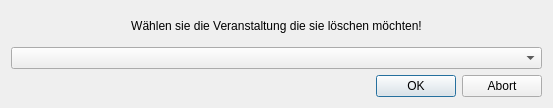
<?xml version="1.0" encoding="UTF-8"?>
<ui version="4.0">
 <class>Delete_Dialog</class>
 <widget class="QDialog" name="Delete_Dialog">
  <property name="geometry">
   <rect>
    <x>0</x>
    <y>0</y>
    <width>553</width>
    <height>108</height>
   </rect>
  </property>
  <property name="windowTitle">
   <string>TurnFix - Veranstaltung löschen</string>
  </property>
  <property name="windowIcon">
   <iconset resource="../../../../resources/TurnFix.qrc">
    <normaloff>:/appicons/icon.png</normaloff>:/appicons/icon.png</iconset>
  </property>
  <layout class="QGridLayout" name="gridLayout">
   <item row="0" column="0">
    <widget class="QLabel" name="label">
     <property name="text">
      <string>Wählen sie die Veranstaltung die sie löschen möchten!</string>
     </property>
     <property name="alignment">
      <set>Qt::AlignCenter</set>
     </property>
    </widget>
   </item>
   <item row="2" column="0">
    <widget class="QDialogButtonBox" name="bbx_done">
     <property name="standardButtons">
      <set>QDialogButtonBox::Abort|QDialogButtonBox::Ok</set>
     </property>
    </widget>
   </item>
   <item row="1" column="0">
    <widget class="QComboBox" name="cmb_events"/>
   </item>
  </layout>
 </widget>
 <resources>
  <include location="../../../../resources/TurnFix.qrc"/>
 </resources>
 <connections/>
</ui>
